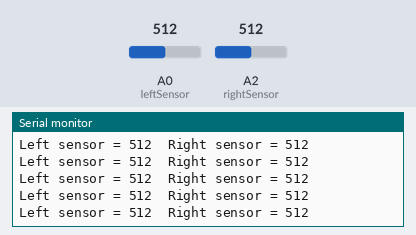
Simulated run of this sketch. Board: Arduino Uno, built with avr-gcc and run on an emulated ATmega328P. Parts: the last lines printed to the serial monitor. The test bench sets the inputs (shaded band); at power-on: A2 (rightSensor) = 512, A0 (leftSensor) = 512.

Above: at 3.7 s.
3.8 s: A2 (rightSensor) set to 111
At 3.83 s:
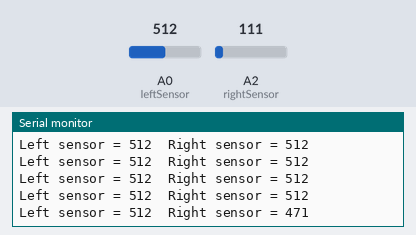
6.8 s: A2 (rightSensor) set to 94
At 6.88 s:
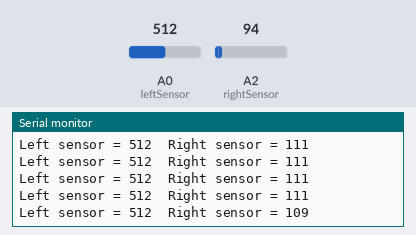
8.3 s: A0 (leftSensor) set to 313
At 8.31 s:
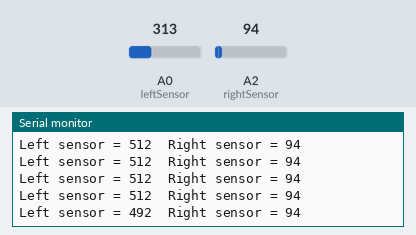
9.8 s: A0 (leftSensor) set to 293
At 10.35 s:
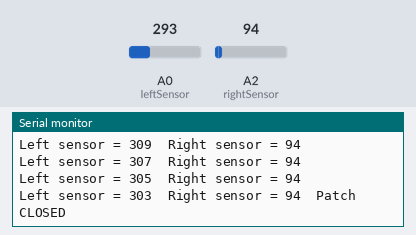
11.3 s: A2 (rightSensor) set to 267
At 11.36 s:
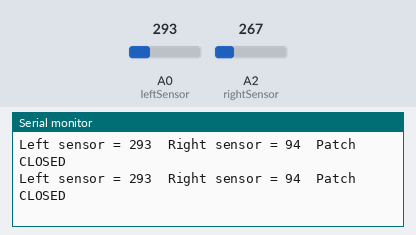
14.3 s: A2 (rightSensor) set to 294
At 15.18 s:
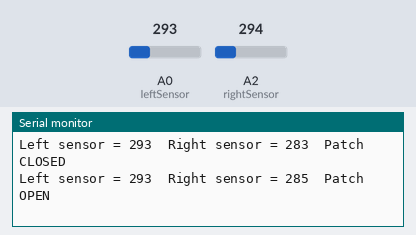
Timing chart, 0 to 16.8 s (numbered marks = the images above; inputs shaded):
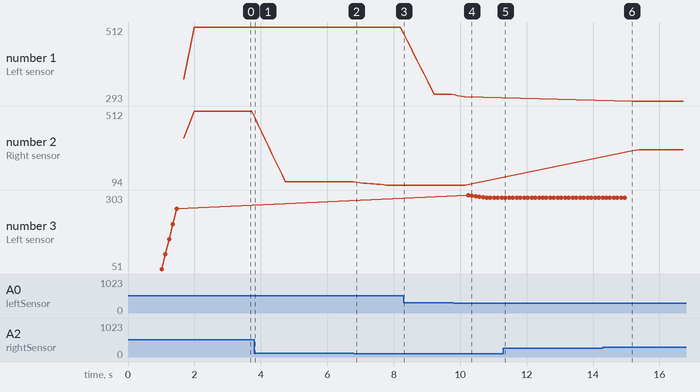

Measured:
- the behaviour switches between 304 and 303 on A0 (leftSensor) (found by bisection; images 3 and 4)
- the behaviour switches between 284 and 285 on A2 (rightSensor) (found by bisection; images 5 and 6)
- after the input at 3.8 s, the serial monitor: prints a new line at once (image 1)
- after the input at 6.8 s, the serial monitor: prints a new line after 0.08 s (image 2)
- after the input at 8.3 s, the serial monitor: prints a new line at once (image 3)
- after the input at 9.8 s, the serial monitor: prints a new line at once (image 4)
- after the input at 14.3 s, the serial monitor: prints a new line after 0.10 s (image 6)
- plotted number 1: 512 → 313 after the input at 8.3 s, 313 → 305 after the input at 9.8 s

The sketch:

tellTaleQuilt_show.ino
```cpp
/*
   DFPLAYER MINI SENSOR TEST (with functions)
   Sonic Quilt Project
   May 16, 2018
   Liza Stark

   Reading patch sensor values with smoothing. Determines when both sensors have
   crossed a threshold, then plays audio file from DFPlayer Mini.

   Define the number of samples to keep track of. The higher the number,
   the more the readings will be smoothed, but the slower the output will
   respond to the input.  Using a constant rather than a normal variable lets
   use this value to determine the size of the readings array.

   The left sensor is attached to A0
   The right sensor is attached to A2

   Very important: Use serial 1K resistors on RX and TX
   to suppress noise
   Connect Sound module board RX to Arduino pin 8
   Connect Sound module board TX to Arduino pin 9

   Attribution:
   Incorporates Arduino smoothing example by Mellis and Igoe:
   https://www.arduino.cc/en/Tutorial/Smoothing

   Sensor threshold crossing code based on examples from ITP Lab on sensor change
   detection:
   https://itp.nyu.edu/physcomp/labs/labs-arduino-digital-and-analog/lab-sensor-change-detection/

   DFPlayer Mini code adapted from Ype Brada's amazing work. Documentation here:
   https://forum.banggood.com/forum-topic-59997.html


*/


#include "SoftwareSerial.h"
SoftwareSerial mySerial(8, 9);


char playFile[10] = { 0X7E, 0xFF, 0x06, 0X03, 00, 00, 0x01, 0xFE, 0xF7, 0XEF}; // Array to store the command to play audio file
char stopFile[10] = { 0X7E, 0xFF, 0x06, 0X16, 00, 00, 0x00, 0xFE, 0xE5, 0XEF};
char setVolume[10] = { 0X7E, 0xFF, 0x06, 0X06, 00, 00, 0x1E, 0xFE, 0xD7, 0XEF}; // Array to store the command to set the volume to 30

const int numReadings = 10;     // Same for both

int lastSensorStateLeft = LOW;  // Store left sensor state
int lastSensorStateRight = LOW; // Store left sensor state

//Peak detection variables
//int peakValueLeft = 0;
//int peakValueRight = 0;

int leftSensor = A0;            // L input pin
int rightSensor = A2;           // R input pin

int readingsLeft[numReadings];  // the readings from the left sensor
int readingsRight[numReadings]; // the readings from the right sensor


/* SENSOR THRESHOLD VARIABLES FOR EACH PATCH
*  Comment out for each speaker
*/

//Speaker 1 - DONE - UPLOADED
//int thresholdLeft = 300;         // Left quilt patch opened
//int thresholdRight = 297;        // Right quilt patch opened

//Speaker 2 - DONE
//int thresholdLeft = 298;         // Left quilt patch opened
//int thresholdRight = 270;        // Right quilt patch opened

//Speaker 3 - DONE
//int thresholdLeft = 273;         // Left quilt patch opened
//int thresholdRight = 276;        // Right quilt patch opened

//Speaker 4 - SEE OTHER SKETCH

//Speaker 6 - DONE
int thresholdLeft = 304;         // Left quilt patch opened
int thresholdRight = 285;        // Right quilt patch opened

//Speaker 7 - DONE
//int thresholdLeft = 257;         // Left quilt patch opened
//int thresholdRight = 271;        // Right quilt patch opened

//Speaker 8 - DONE
//int thresholdLeft = 283;         // Left quilt patch opened
//int thresholdRight = 269;        // Right quilt patch opened

//Speaker 9 - SEE OTHER SKETCH

/* END SENSOR VARIABLES */


int readIndexLeft = 0;          // the index of the current reading on the left sensor
int readIndexRight = 0;         // the index of the current reading on the right sensor

int totalLeft = 0;              // the running total for the left sensor
int totalRight = 0;             // the running total for the right sensor

int averageLeft = 0;            // the average for the left sensor
int averageRight = 0;           // the average for the right sensor


void setup () {
  Serial.begin(9600);
  mySerial.begin (9600);

  delay(1000); // Need a delay for initializing parameters

  pinMode(leftSensor, INPUT);
  pinMode(rightSensor, INPUT);

  // initialize all the readings on the LEFT sensor to 0:
  for (int thisReadingLeft = 0; thisReadingLeft < numReadings; thisReadingLeft++) {
    readingsLeft[thisReadingLeft] = 0;
  }
  // initialize all the readings on the RIGHT sensor to 0:
  for (int thisReadingLeft = 0; thisReadingLeft < numReadings; thisReadingLeft++) {
    readingsLeft[thisReadingLeft] = 0;
  }

  // Set volume to 30
  for (int count = 0; count < 10; count++) {
    mySerial.write(setVolume[count]);
  }
}

void loop () {

  // Calculate the average of the left sensor:
  averageLeft = readLeftSensor();

  // calculate the average:
  averageRight = readRightSensor();

  // send it to the computer as ASCII digits
  Serial.print("Left sensor = ");
  Serial.print(averageLeft);
  Serial.print("\t");
  Serial.print("Right sensor = ");
  Serial.print(averageRight);
  Serial.print("\t");
  delay(1);        // delay in between reads for stability

  //If either sensor is opened (i.e. above threshold)
  if ((averageLeft >= thresholdLeft) || (averageRight >= thresholdRight)) {
    //check that both previous values were below threshold:
    if ((lastSensorStateLeft < thresholdLeft) && (lastSensorStateRight < thresholdRight)) {
      //at least one sensor is opened and crossed the threshold
      //play the file
      playAudioFile();
      Serial.print("Patch OPEN");
    }
    //if both sensors are closed
  } else if ((averageLeft <= thresholdLeft) && (averageRight <= thresholdRight)) {
    //stop playing file
    stopAudioFile();
    Serial.print("Patch CLOSED");
  }

  Serial.println();

  //save states for next comparison
  lastSensorStateLeft = averageLeft;
  lastSensorStateRight = averageRight;

  delay(100);


}

int readLeftSensor() {

  // LEFT SENSOR
  // subtract the last reading:
  totalLeft = totalLeft - readingsLeft[readIndexLeft];  // read from the sensor:
  readingsLeft[readIndexLeft] = analogRead(leftSensor); // add the reading to the total:
  totalLeft = totalLeft + readingsLeft[readIndexLeft];  // advance to the next position in the array:
  readIndexLeft = readIndexLeft + 1;


  if (readIndexLeft >= numReadings) {   // if we're at the end of the array...
    readIndexLeft = 0;                  // ...wrap around to the beginning
  }

  // calculate the average:
  int average = totalLeft / numReadings;
  return average;

}

int readRightSensor(){

   // RIGHT SENSOR
  // subtract the last reading:
  totalRight = totalRight - readingsRight[readIndexRight]; // read from the sensor:
  readingsRight[readIndexRight] = analogRead(rightSensor); // add the reading to the total:
  totalRight = totalRight + readingsRight[readIndexRight]; // advance to the next position in the array:
  readIndexRight = readIndexRight + 1;

  if (readIndexRight >= numReadings) {  // if we're at the end of the array...
    readIndexRight = 0;                 // ...wrap around to the beginning:
  }

  // calculate the average:
  int average = totalRight / numReadings;
  return average;

}

void playAudioFile() {
  for (int count = 0; count < 10; count++) {
    mySerial.write( playFile[count]);
  }
}

void stopAudioFile() {
  for (int count = 0; count < 10; count++) {
    mySerial.write( stopFile[count]);
  }
}
```
